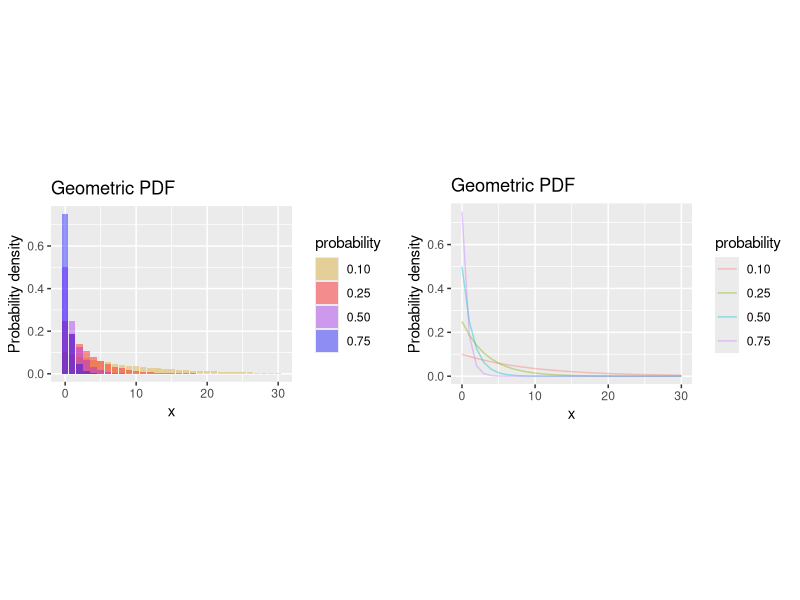
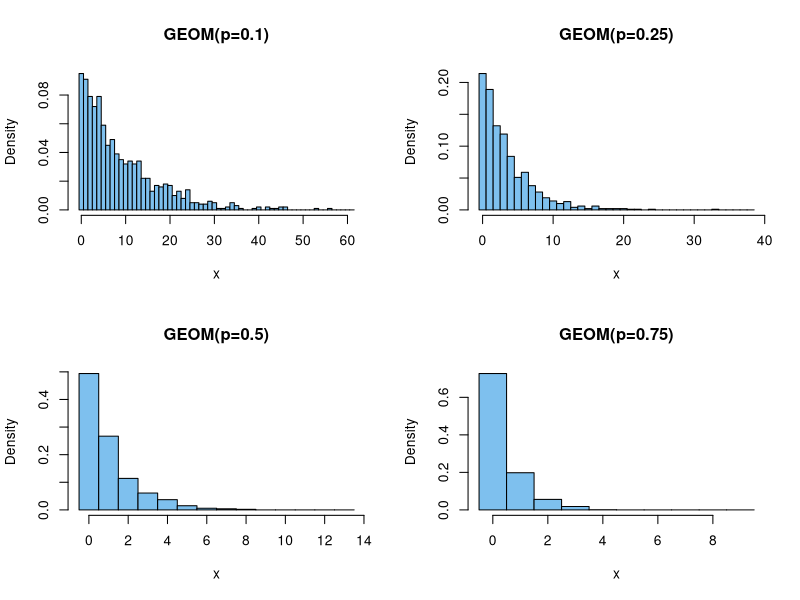
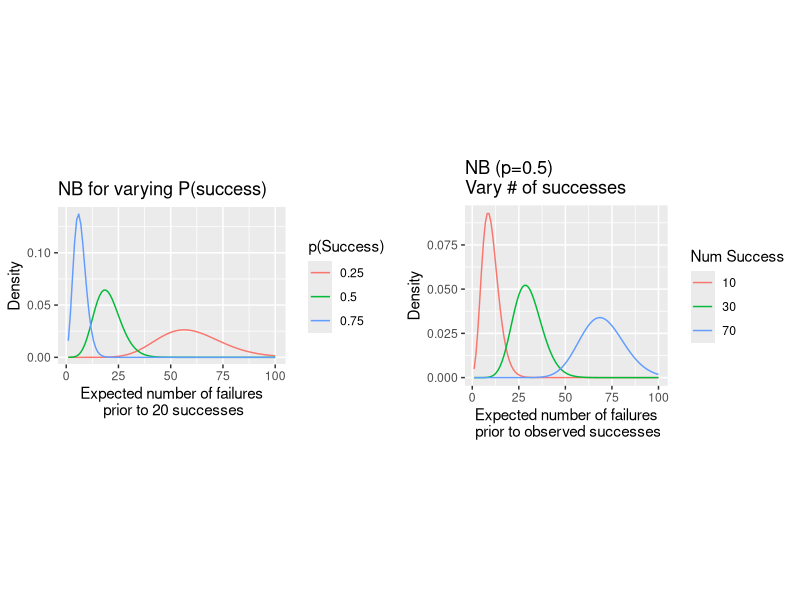

Here is the R script that generated these plots, in order:
## ---- chunk 1
knitr::opts_chunk$set(echo = TRUE)
library(tidyverse)
library(ggpubr)
## ---- chunk 2
x=c(0:30)
geom.dist = data.frame(x = x,
                       p0.10 = dgeom(x, 0.1),
                       p0.25 = dgeom(x, 0.25),
                       p0.50 = dgeom(x, 0.5),
                       p0.75 = dgeom(x, 0.75))
geom.dist.long = gather(geom.dist, "probability", "density", 2:5, na.rm = TRUE)
geom.dist.long = geom.dist.long %>% mutate(probability = substring(probability,2))

nb.hist = ggplot(geom.dist.long, aes(x=x)) +
#  geom_bar(aes(y=density, fill=probability), alpha=0.4, 
   geom_histogram(aes(y=density, fill=probability), alpha=0.4, 
           stat="identity", position="identity") +
  scale_fill_manual(values = c("goldenrod","red","purple","blue")) +
  ylab("Probability density") +
  ggtitle("Geometric PDF") +
  coord_fixed(ratio = 30)

nb.line = ggplot(geom.dist.long, aes(x=x)) +
#  geom_bar(aes(y=density, fill=probability), alpha=0.4, 
   geom_line(aes(y=density, col=probability), alpha=0.4, 
           stat="identity", position="identity") +
  scale_fill_manual(values = c("goldenrod","red","purple","blue")) +
  ylab("Probability density") +
  ggtitle("Geometric PDF") +
  coord_fixed(ratio = 30)

ggarrange(nb.hist, nb.line, nrow = 1)
## ---- chunk 3
# rgeom(n,p)

par(mfrow=c(2,2))
prob = c(0.1,0.25,0.5,0.75)
for (i in prob) {
  y = rgeom(1000, i)
  xlimit = max(y) + 5
  title = paste("GEOM(p=",i,")",sep="")
  hist(y, prob=T, br=(-1:xlimit)+.5, col="skyblue2", xlab="x", main=title)
}

## ---- chunk 4
library(ggplot2)

# The plot below shows varying the probability
nbinomdata = data.frame(x=1:100,
                        y=dnbinom(1:100,size=20,0.25),
                        z=dnbinom(1:100,20,0.5),
                        w=dnbinom(1:100,20,0.75))

nb.pvar = ggplot(nbinomdata) + 
  geom_line(aes(x=x, y=y, col="0.25")) +
  geom_line(aes(x=x, y=z, col="0.5")) +
  geom_line(aes(x=x, y=w, col="0.75")) +
  ggtitle("NB for varying P(success)") +
  xlab("Expected number of failures\n prior to 20 successes") +
  ylab("Density")+
  labs(col = "p(Success)") +
  coord_fixed(ratio = 500)
  

# The plot below shows varying the number of successes
nbinomdata = data.frame(x=1:100,
                        y=dnbinom(1:100,10,0.5),
                        z=dnbinom(1:100,30,0.5),
                        w=dnbinom(1:100,70,0.5))

nb.svar = ggplot(nbinomdata) + 
  geom_line(aes(x=x, y=y, col="10")) +
  geom_line(aes(x=x, y=z, col="30")) +
  geom_line(aes(x=x, y=w, col="70")) +
  ggtitle("NB (p=0.5)\nVary # of successes") +
  xlab("Expected number of failures\n prior to observed successes") +
  ylab("Density") +
  labs(col = "Num Success") +
  coord_fixed(ratio = 950)

ggarrange(nb.pvar, nb.svar, nrow=1)
## ---- chunk 5
pgeom(9,0.2, lower.tail = F)  # 10 or more: P(X > 9)
pgeom(10,0.2, lower.tail = T) # 10 or fewer: P(X <= 10)

pgeom(5,0.2, lower.tail = T) # P(X <= 5)
sum(dgeom(0:5,0.2))          # same using PDF
dgeom(5,0.2)                 # P(X = 5 failures): the 6th person is independent
0.2*(1-0.2)^5                # same using equation
## ---- chunk 6
# for n=15, x=n-r (# of failures = total - # of successes)
dnbinom(10, size=5, prob=0.2)     # P(X = 10) exactly 10
pnbinom(10, 5, 0.2, lower.tail=T) # P(X <= 10) 10 or fewer
pnbinom(10, 5, 0.2, lower.tail=F)  # P(X > 10) more than 10
pnbinom(9, 5, 0.2, lower.tail=F)  # P(X >= 10) 10 or more
## ---- chunk 7
# same as geometric function
pnbinom(5, size=1, prob=0.2) # P(X <= 5, r=1)
pnbinom(5, size=1, prob=0.2, lower.tail=F) # P(X > 5, r=1)
dnbinom(5, size=1, prob=0.2) # P(X = 5,  r=1)
